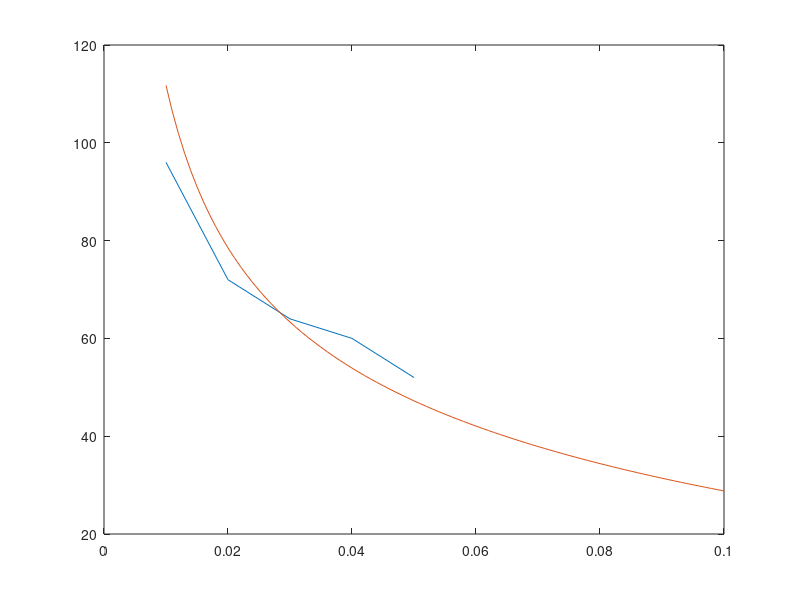

Here is the MATLAB script that generated this plot:
Y=@(x) 1.12-0.23.*x+10.6.*x.^2-21.7.*x.^3+30.4.*x.^4;

a = [0.01 0.02 0.03 0.04 0.05];
W = 0.5;
sigma = [96 72 64 60 52];
Y(a/W)
K=Y(a/W).*sigma.*sqrt(pi.*a)
f = @(x) sqrt(x).*Y(x/W);
plot(a,sigma,[0.01:0.001:0.1],mean(K)/sqrt(pi)./f([0.01:0.001:0.1]))